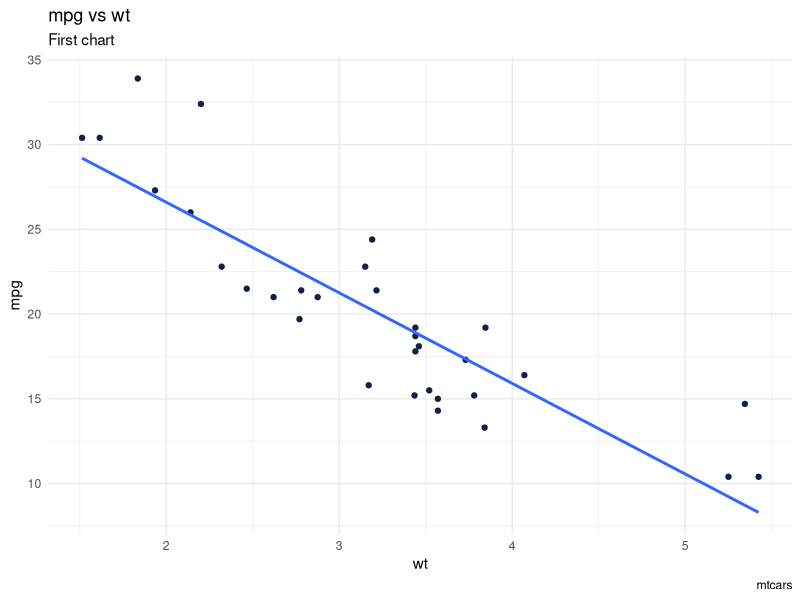

Write the R code that produced this figure.
library(tidyverse)
library(ggplot2)


ggplot(mtcars) +
 aes(x = wt, y = mpg) +
 geom_point(shape = "circle", size = 1.5, colour = "#112046") +
 labs(title = "mpg vs wt", subtitle = "First chart", caption = "mtcars") +
 theme_minimal() +
  geom_smooth(method="lm", se=FALSE)


mtcars_change = mtcars |> 
  mutate(cyl=as.character(cyl))
